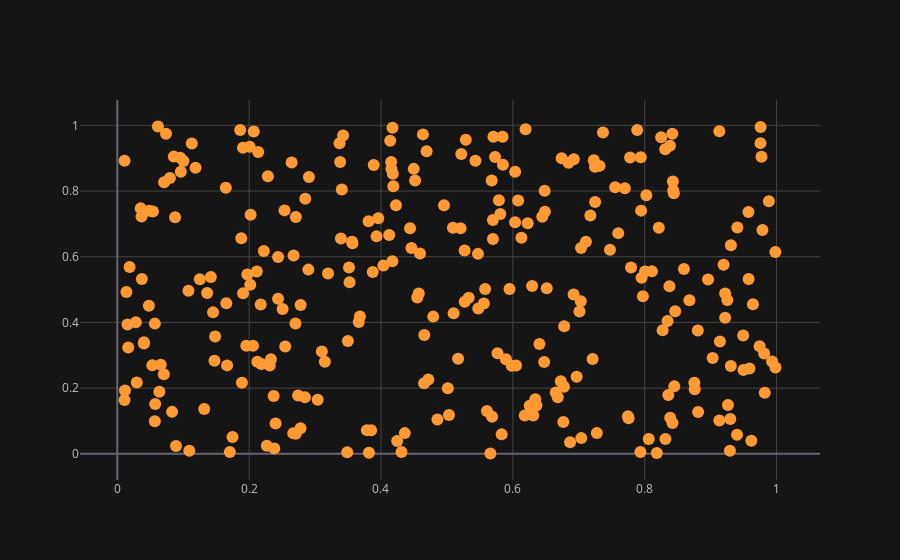

Notebook code cell kept with this figure:
### Code cell
df.iplot(x = 'a', y = 'b', mode = 'markers')

### Figure 1 — Plotly figure (JSON) as saved in the notebook; plotly's stock layout.template omitted (floating-point values rounded to 4 significant figures; data arrays with more than 128 entries replaced by an {"elided": "..."} marker saying what was removed)
{"data": [{"line": {"color": "rgba(255, 153, 51, 1.0)", "dash": "solid", "shape": "linear", "width": 1.3}, "marker": {"size": 12, "symbol": "circle"}, "mode": "markers", "name": "b", "text": "", "type": "scatter", "x": {"elided": "300 float values"}, "y": {"elided": "300 float values"}}], "layout": {"legend": {"bgcolor": "#151516", "font": {"color": "#D9D9D9"}}, "paper_bgcolor": "#151516", "plot_bgcolor": "#151516", "title": {"font": {"color": "#D9D9D9"}}, "xaxis": {"gridcolor": "#434343", "showgrid": true, "tickfont": {"color": "#C2C2C2"}, "title": {"font": {"color": "#D9D9D9"}, "text": ""}, "zerolinecolor": "#666570"}, "yaxis": {"gridcolor": "#434343", "showgrid": true, "tickfont": {"color": "#C2C2C2"}, "title": {"font": {"color": "#D9D9D9"}, "text": ""}, "zerolinecolor": "#666570"}}}
